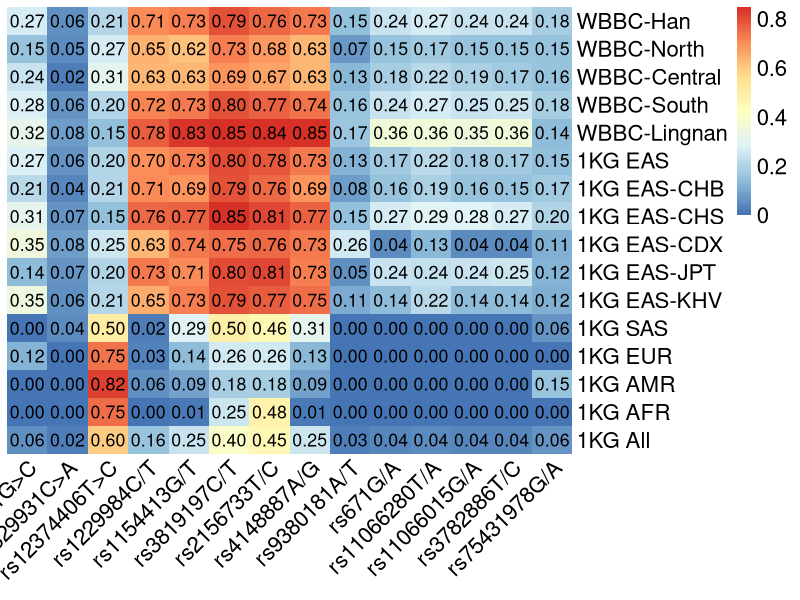

Write the R code that produced this figure.
library(pheatmap)
data<-read.table('./input/SDS-pheatmap.txt',sep='\t',header=TRUE,row.names=1,check.names=F)
pheatmap(data,cluster_rows=F,cluster_cols=F,border_color=NA,display_numbers = TRUE,number_color = "black", fontsize = 16,angle_col = "45")

